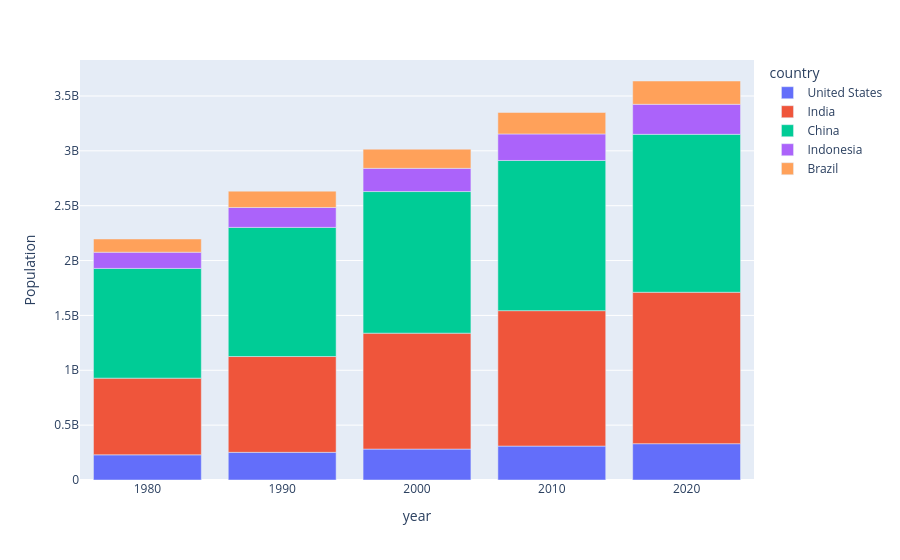

Here is the notebook cell this chart was saved with:
### Code cell
px.bar(df_pivot_sample, barmode='relative', labels={'value':'Population'})

### Figure 1 — Plotly figure (JSON) as saved in the notebook; plotly's stock layout.template omitted (floating-point values rounded to 4 significant figures)
{"data": [{"hovertemplate": "country=United States<br>year=%{x}<br>Population=%{y}<extra></extra>", "legendgroup": "United States", "marker": {"color": "#636efa", "pattern": {"shape": ""}}, "name": "United States", "orientation": "v", "showlegend": true, "textposition": "auto", "type": "bar", "x": [1980.0, 1990.0, 2000.0, 2010.0, 2020.0], "xaxis": "x", "y": [229500000.0, 252100000.0, 281700000.0, 309000000.0, 331000000.0], "yaxis": "y"}, {"hovertemplate": "country=India<br>year=%{x}<br>Population=%{y}<extra></extra>", "legendgroup": "India", "marker": {"color": "#EF553B", "pattern": {"shape": ""}}, "name": "India", "orientation": "v", "showlegend": true, "textposition": "auto", "type": "bar", "x": [1980.0, 1990.0, 2000.0, 2010.0, 2020.0], "xaxis": "x", "y": [699000000.0, 873300000.0, 1057000000.0, 1234000000.0, 1380000000.0], "yaxis": "y"}, {"hovertemplate": "country=China<br>year=%{x}<br>Population=%{y}<extra></extra>", "legendgroup": "China", "marker": {"color": "#00cc96", "pattern": {"shape": ""}}, "name": "China", "orientation": "v", "showlegend": true, "textposition": "auto", "type": "bar", "x": [1980.0, 1990.0, 2000.0, 2010.0, 2020.0], "xaxis": "x", "y": [1000000000.0, 1177000000.0, 1291000000.0, 1369000000.0, 1439000000.0], "yaxis": "y"}, {"hovertemplate": "country=Indonesia<br>year=%{x}<br>Population=%{y}<extra></extra>", "legendgroup": "Indonesia", "marker": {"color": "#ab63fa", "pattern": {"shape": ""}}, "name": "Indonesia", "orientation": "v", "showlegend": true, "textposition": "auto", "type": "bar", "x": [1980.0, 1990.0, 2000.0, 2010.0, 2020.0], "xaxis": "x", "y": [147400000.0, 181400000.0, 211500000.0, 241800000.0, 273500000.0], "yaxis": "y"}, {"hovertemplate": "country=Brazil<br>year=%{x}<br>Population=%{y}<extra></extra>", "legendgroup": "Brazil", "marker": {"color": "#FFA15A", "pattern": {"shape": ""}}, "name": "Brazil", "orientation": "v", "showlegend": true, "textposition": "auto", "type": "bar", "x": [1980.0, 1990.0, 2000.0, 2010.0, 2020.0], "xaxis": "x", "y": [120700000.0, 149000000.0, 174800000.0, 195700000.0, 212600000.0], "yaxis": "y"}], "layout": {"barmode": "relative", "legend": {"title": {"text": "country"}, "tracegroupgap": 0}, "margin": {"t": 60}, "xaxis": {"anchor": "y", "domain": [0, 1], "title": {"text": "year"}}, "yaxis": {"anchor": "x", "domain": [0, 1], "title": {"text": "Population"}}}}
